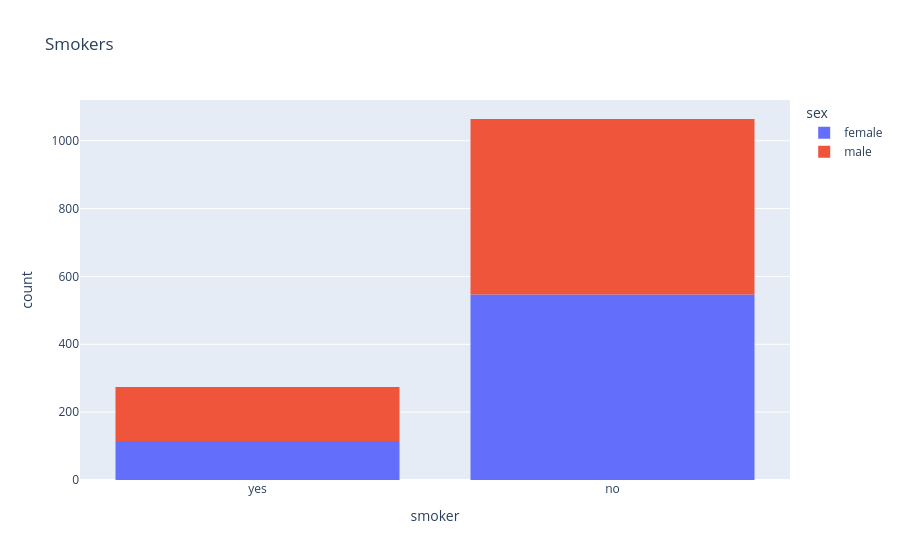

Notebook cell for this chart:
### Code cell
px.histogram(medical_df, x='smoker', color='sex', title='Smokers')

### Figure 1 — Plotly figure (JSON) as saved in the notebook; plotly's stock layout.template omitted (floating-point values rounded to 4 significant figures; data arrays with more than 128 entries replaced by an {"elided": "..."} marker saying what was removed)
{"data": [{"bingroup": "x", "hovertemplate": "sex=female<br>smoker=%{x}<br>count=%{y}<extra></extra>", "legendgroup": "female", "marker": {"color": "#636efa", "pattern": {"shape": ""}}, "name": "female", "orientation": "v", "showlegend": true, "type": "histogram", "x": {"elided": "662 str values"}, "xaxis": "x", "yaxis": "y"}, {"bingroup": "x", "hovertemplate": "sex=male<br>smoker=%{x}<br>count=%{y}<extra></extra>", "legendgroup": "male", "marker": {"color": "#EF553B", "pattern": {"shape": ""}}, "name": "male", "orientation": "v", "showlegend": true, "type": "histogram", "x": {"elided": "676 str values"}, "xaxis": "x", "yaxis": "y"}], "layout": {"barmode": "relative", "legend": {"title": {"text": "sex"}, "tracegroupgap": 0}, "title": {"text": "Smokers"}, "xaxis": {"anchor": "y", "domain": [0, 1], "title": {"text": "smoker"}}, "yaxis": {"anchor": "x", "domain": [0, 1], "title": {"text": "count"}}}}
